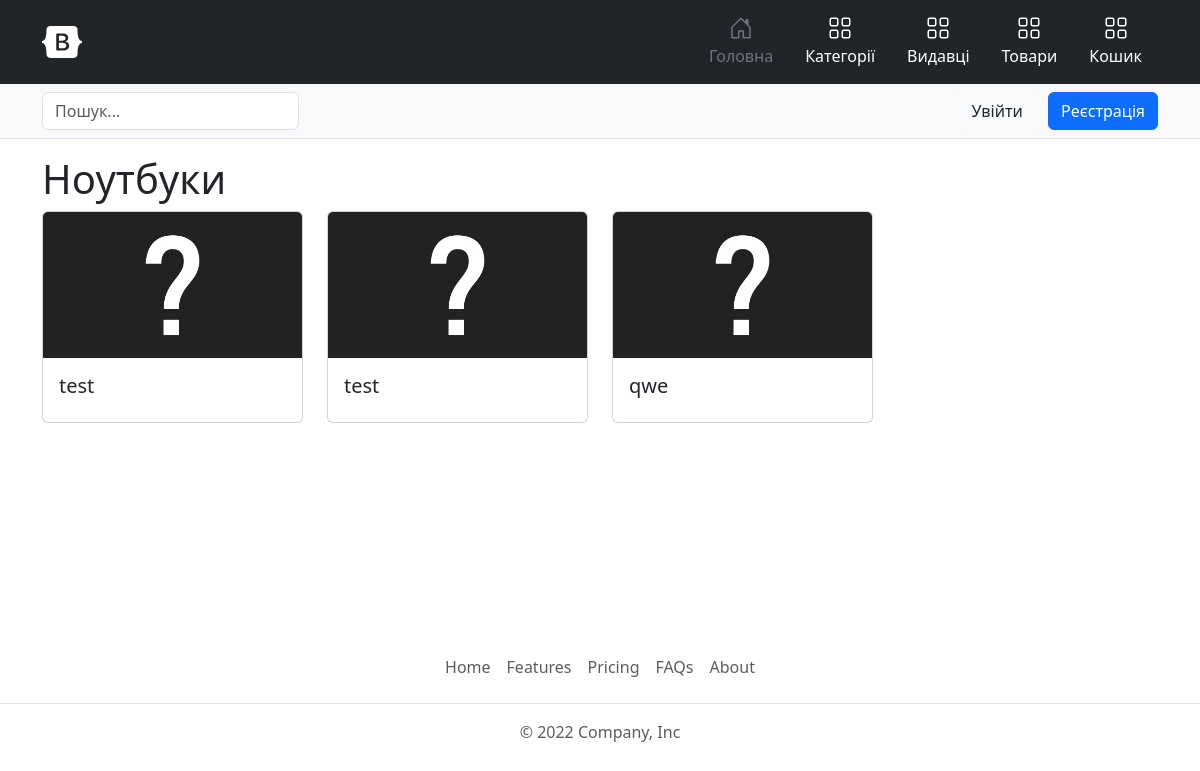
/publisher/view/1, run on an earlier commit of the app's database.
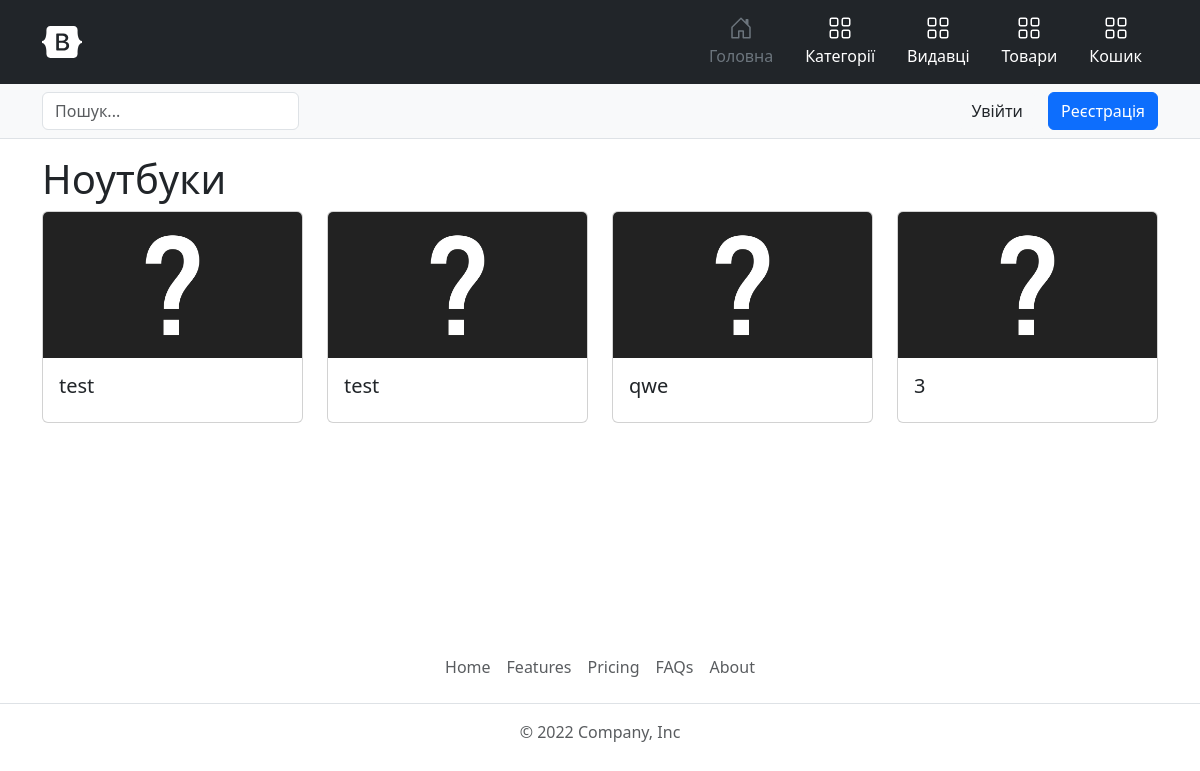
And on a later commit of the database.
### tables this page shows
CREATE TABLE `product` (
  `id` int NOT NULL COMMENT 'ID',
  `name` varchar(255) NOT NULL COMMENT 'Назва товару',
  `publisher_id` int DEFAULT NULL COMMENT 'Категорія',
  `price` double NOT NULL COMMENT 'Ціна',
  `count` int NOT NULL COMMENT 'Кількість',
  `short_description` text COMMENT 'Короткий опис товару',
  `description` text,
  `visible` int NOT NULL DEFAULT '1',
  `photo` varchar(255) DEFAULT NULL
);

### core/Template.php (called while the page is built, shortened)
<?php
class Template
{
    protected $path;
    public function __construct($path)
    {
        $this->path = $path;
    }
    public function getHTML()
    {
        include($this->path);
        $html = ob_get_contents();
        return $html;
    }
}

### core/Controller.php (called while the page is built, shortened)
<?php
class Controller
{
    protected $viewPath;
    public function __construct()
    {
        $this->moduleName = \core\Core::getInstance()->app['moduleName'];
        $this->actionName = \core\Core::getInstance()->app['actionName'];
        $this->viewPath = "views/$this->moduleName/$this->actionName.php";
    }
    public function render($viewPath = null, $params = null)
    {
        if (empty($viewPath))
            $viewPath = $this->viewPath;
        $tpl = new Template($viewPath);
        if (!empty($params))
            $tpl->setParams($params);
        return $tpl->getHTML();
    }
}

### controllers/PublisherController.php (called while the page is built, shortened)
<?php
class PublisherController extends Controller
{
    public function viewAction($params)
    {
        $id = intval($params[0]);
        $publisher = Publisher::getPublisherById($id);
        $products = Product::getProductsInPublisherId($id);
        return $this->render(null, [
            'publisher' => $publisher,
            'products' => $products
        ]);
    }
}

### index.php (called while the page is built, shortened)
<?php
spl_autoload_register(function ($className) {
    $path = $className . '.php';
});
$core = core\Core::getInstance();
$core->Initialize();
$core->Run();

### core/DB.php (called while the page is built, shortened)
<?php
class DB
{
    protected $pdo;
    public function __construct($hostname, $login, $password, $database)
    {
        $this->pdo = new \PDO("mysql:host=$hostname;dbname=$database", $login, $password);
    }
    public function select($tableName, $fieldList = "*", $conditionArray = null)
    {
        if (is_string($fieldList))
            $fieldListString = $fieldList;
        $wherePartString = "";
        if (is_array($conditionArray)) {
            foreach ($conditionArray as $key => $value) {
                $parts[] = "$key = :$key";
            }
            $wherePartString = "WHERE " . implode(' AND ', $parts);
        }
        $res = $this->pdo->prepare("SELECT $fieldListString FROM $tableName $wherePartString");
        $res->execute($conditionArray);
        return $res->fetchAll(\PDO::FETCH_ASSOC);
    }
}

### models/Publisher.php (called while the page is built, shortened)
<?php
class Publisher
{
    protected static $tableName = 'publisher';
    public static function getPublisherById($id)
    {
        $rows = Core::getInstance()->db->select(
            self::$tableName,
            '*',
            [
                'id' => $id
            ]
        );
        if (!empty($rows))
            return $rows[0];
        else
            return null;
    }
}

### models/Product.php (called while the page is built, shortened)
<?php
class Product
{
    protected static $tableName = 'product';
    public static function getProductsInPublisherId($publisher_id)
    {
        $rows = Core::getInstance()->db->select(self::$tableName, '*', [
            'publisher_id' => $publisher_id
        ]);
        return $rows;
    }
}

### views/publisher/view.php (the view, shortened to what this page needs)
<h1>
    <?= $publisher['name'] ?>
</h1>
<div class="row row-cols-1 row-cols-md-4 g-4 categories-list">
    <?php foreach ($products as $row): ?>
        <div class="col">
            <a href="/product/view/<?= $row['id'] ?>" class="card-link">
                <div class="card">
                    <div class="ratio ratio-16x9">
                        <?php $filePath = 'files/product/' . $row['photo']; ?>
                        <?php if (is_file($filePath)): ?>
                            <img src="/<?= $filePath ?>" class="card-img-top" alt="<?= $row['name'] ?>">
                            <?php else: ?>
                            <img src="/static/images/default.jpg" class="card-img-top" alt="default">
                            <?php endif; ?>
                    </div>
                    <div class="card-body">
                        <h5 class="card-title">
                            <?= $row['name'] ?>
                        </h5>
                    </div>
                </div>
            </a>
        </div>
        <?php endforeach; ?>
</div>

What changed in the data, as far as the page shows it:
added product: name "3"
